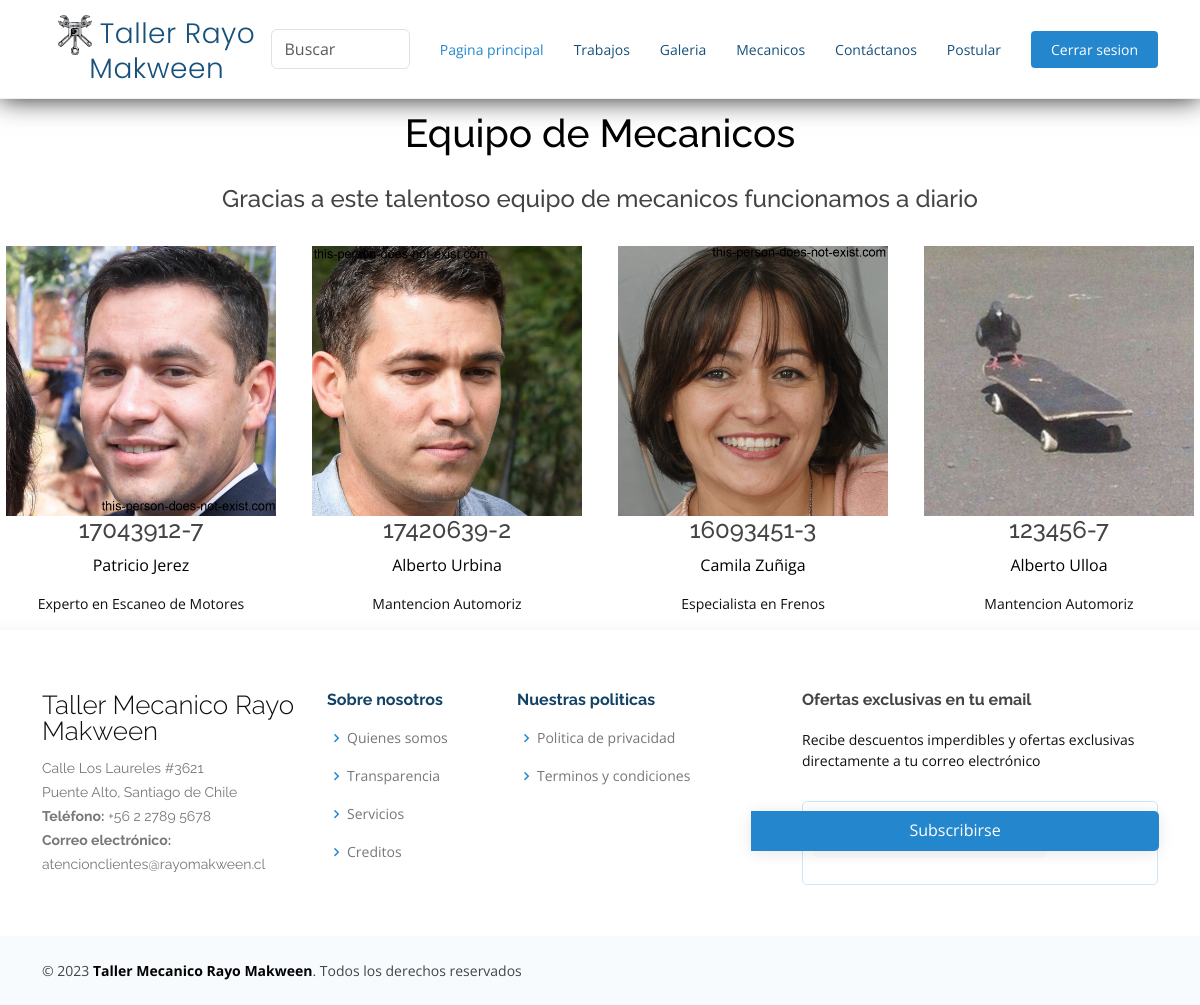
The app's page /mecanicos/ with its own data.
### appweb/models.py (models this page shows, shortened)
class Mecanico(models.Model):
    rut = models.CharField(max_length=10)
    nombre = models.CharField(max_length=80)
    apellido = models.CharField(max_length=100)
    correo = models.CharField(max_length=20)
    passwd = models.CharField(max_length=20)
    edad = models.IntegerField()
    cargo = models.ForeignKey(Cargo, on_delete=models.PROTECT)
    fecha_nacimiento = models.DateField()
    foto = models.ImageField(upload_to="mecanico", null=True)

class Cargo(models.Model):
    nombre = models.CharField(max_length=50)
    def __str__(self):
	    return self.nombre;

### appweb/views.py (the view)
# urls.py: path('mecanicos/', mecanicos, name="mecanicos"),
def mecanicos(request):
    mecanicos = Mecanico.objects.all()
    data = {
        'mecanicos': mecanicos
    }
    return render(request, "mecanicos.html", data)

### appweb/templates/mecanicos.html (shortened to what this page needs)
{% extends 'base.html' %}
{% load static %}
{% block content %}
<div id="mecanico" class="row">
    <div class="cont-mecanicos col-1g-12 col-md-12 col-sm-12 col-xs-12" style="margin-top: 9%; text-align: center;">
        <h1>Equipo de Mecanicos</h1>
        <h4>Gracias a este talentoso equipo de mecanicos funcionamos a diario</h4>
        <div class="cont-listado row">
            {% for p in mecanicos %}
                <div class="col-1g-3 col-md-3 col-sm-6 col-x5-12" style="margin-top: 2%;">
                    <div class="prof int">
                        <figure>
                            <a href="#">
                            {% if p.foto %}
                                <img width="270" height="350" src="{{p.foto.url}}"
                                class="img-responsive wp-post-image" alt="" decoding="async" loading="lazy"> </a>
                            {% else %}
                                <img width="270" height="350" src=""
                                class="img-responsive wp-post-image" alt="" decoding="async" loading="lazy"> </a>
                            {% endif %}
                            <h4 class="nombre white"> {{p.rut}}</h4>
                            <span class="cargo">{{p.nombre}} {{p.apellido}}</span>
                        </figure>
                        <div class="details">
                            <p class="extracto">{{p.cargo}}</p>
                        </div>
                    </div>
                </div>
        {% endfor %}
    </div>
</div>
{% endblock %}

### appweb/templates/base.html (shortened to what this page needs)
<!DOCTYPE html>
<html lang="es">
<head>
  {% load static %}
  <link href="{% static 'vendor/aos/aos.css' %}" rel="stylesheet">
  <link href="{% static 'vendor/bootstrap/css/bootstrap.min.css' %}" rel="stylesheet">
  <link href="{% static 'vendor/bootstrap-icons/bootstrap-icons.css' %}" rel="stylesheet">
  <link href="{% static 'vendor/boxicons/css/boxicons.min.css' %}" rel="stylesheet">
  <link href="{% static 'vendor/glightbox/css/glightbox.min.css' %}" rel="stylesheet">
  <link href="{% static 'vendor/remixicon/remixicon.css' %}" rel="stylesheet">
  <link href="{% static 'vendor/swiper/swiper-bundle.min.css' %}" rel="stylesheet">
  <link href="https://cdn.jsdelivr.net/npm/bootstrap@5.3.0-alpha3/dist/css/bootstrap.min.css" rel="stylesheet"
>
  <link href="{% static 'css/style.css' %}" rel="stylesheet">
</head>
<body>
  <header id="header" class="fixed-top">
    <div class="container d-flex align-items-center justify-content-between">
      <h1 class="logo"><img src="{% static 'images/logo.png' %}" alt=""><a href="{% url 'home' %}"> Taller Rayo Makween</a></h1>
      <form class="searchbox" role="search">
        <input type="search" class="form-control" placeholder="Buscar" aria-label="Search">
      </form>
      <nav id="navbar" class="navbar">
        <ul>
          <li><a class="nav-link scrollto active" href="{% url 'home' %}">Pagina principal</a></li>
          <li><a class="nav-link scrollto" href="#services">Trabajos</a></li>
          <li><a class="nav-link scrollto" href="{% url 'galeria' %}">Galeria</a></li>
          <li><a class="nav-link scrollto" href="{% url 'mecanicos' %}">Mecanicos</a></li>
          <li><a class="nav-link scrollto" href="{% url 'contacto' %}">Contáctanos</a></li>
          <li><a class="nav-link scrollto" href="{% url 'postulacion' %}">Postular</a></li>
          {% if user.is_authenticated %}
            <li><a class="getstarted scrollto" href="{% url 'login' %}">Iniciar sesion</a></li>
          {% else%}
            <li><a class="getstarted scrollto" href="{% url 'login' %}">Cerrar sesion</a></li>
          {% endif%}
        </ul>
      </nav>
    </div>
  </header>
      {% block content %}
      {% endblock %}
  <footer id="footer">
    <div class="footer-top">
      <div class="container">
        <div class="row">
          <div class="col-lg-3 col-md-6 footer-contact">
            <h3>Taller Mecanico Rayo Makween<br>
            </h3>
            <p>
              Calle Los Laureles #3621<br>
              Puente Alto, Santiago de Chile<br>
              <strong>Teléfono:</strong> +56 2 2789 5678<br>
              <strong>Correo electrónico:</strong> atencionclientes@rayomakween.cl<br>
            </p>
          </div>
          <div class="col-lg-2 col-md-6 footer-links">
            <h4>Sobre nosotros</h4>
            <ul>
              <li><i class="bx bx-chevron-right"></i> <a href="aboutus.html">Quienes somos</a></li>
              <li><i class="bx bx-chevron-right"></i> <a href="transparency.html">Transparencia</a></li>
              <li><i class="bx bx-chevron-right"></i> <a href="services.html">Servicios</a></li>
              <li><i class="bx bx-chevron-right"></i> <a href="credits.html">Creditos</a></li>
            </ul>
          </div>
          <div class="col-lg-3 col-md-6 footer-links">
            <h4>Nuestras politicas</h4>
            <ul>
              <li><i class="bx bx-chevron-right"></i> <a href="privacypolicy.html">Politica de privacidad</a></li>
              <li><i class="bx bx-chevron-right"></i> <a href="terms.html">Terminos y condiciones</a></li>
            </ul>
          </div>
          <div class="col-lg-4 col-md-6 footer-newsletter">
            <h4>Ofertas exclusivas en tu email</h4>
            <p>Recibe descuentos imperdibles y ofertas exclusivas directamente a tu correo electrónico</p>
            <form action="" method="post">
              <input type="email" name="email"><input type="submit" value="Subscribirse">
            </form>
          </div>
        </div>
      </div>
    </div>
    <div class="container d-md-flex py-4">
      <div class="me-md-auto text-center text-md-start">
        <div class="copyright">
          &copy; 2023 <strong><span>Taller Mecanico Rayo Makween</span></strong>. Todos los derechos reservados
        </div>
      </div>
    </div>
  </footer>
</body>
</html>

### appweb/static/css/style.css (style rules this page uses)
header { padding: 2rem 3rem; text-align: center; color: #fff; border: 0px solid #fff; box-shadow: 0px 0px 25px #222; backdrop-filter: blur(10px); background-color: rgba(255, 255, 255, 0.70);; }
.form-control { margin-bottom: 10px; }
input { background-color: #fbfbfb; width: 408px; height: 40px; border-radius: 5px; border-style: solid; border-width: 1px; border-color: black; margin-top: 10px; padding-left: 10px; margin-bottom: 20px; }
span { color: black; }
h1 { font-size: 39px; text-align: letf; padding-bottom: 20px; color: black; }
h3 { font-size: 16px; padding-bottom: 30px; color: #0e0e0e; }
p { font-size: 14px; color: #0e0e0e; }
body { font-family: "Open Sans", sans-serif; color: #444444; }
a { color: #2487ce; text-decoration: none; }
h1, h2, h3, h4, h5, h6 { font-family: "Raleway", sans-serif; }
#header { transition: all 0.5s; z-index: 997; padding: 15px 0; border-bottom: 1px solid #e6f2fb; backdrop-filter: blur(5px); background-color: rgba(255, 255, 255, 0.70);; }
#header .logo { font-size: 28px; margin: 0; padding: 0; line-height: 1; font-weight: 300; letter-spacing: 0.5px; font-family: "Poppins", sans-serif; }
#header .logo a { color: #16507b; }
#header .logo img { max-height: 40px; }
.navbar { padding: 0; }
.navbar ul { margin: 0; padding: 0; display: flex; list-style: none; align-items: center; }
.navbar li { position: relative; }
.navbar a, .navbar a:focus { display: flex; align-items: center; justify-content: space-between; padding: 10px 0 10px 30px; font-size: 14px; color: #16507b; white-space: nowrap; transition: 0.3s; }
.navbar a:hover, .navbar .active, .navbar .active:focus, .navbar li:hover>a { color: #2487ce; }
.navbar .getstarted, .navbar .getstarted:focus { background: #2487ce; padding: 8px 20px; margin-left: 30px; border-radius: 4px; color: #fff; }
img { height: 50%; }
#footer { color: #444444; font-size: 14px; background: #f8fbfe; box-shadow: 0px 2px 15px rgba(18, 66, 101, 0.08); }
#footer .footer-top { padding: 60px 0 30px 0; background: #fff; }
#footer .footer-top .footer-contact { margin-bottom: 30px; }
#footer .footer-top .footer-contact h3 { font-size: 26px; margin: 0 0 10px 0; padding: 2px 0 2px 0; line-height: 1; font-weight: 300; }
#footer .footer-top .footer-contact p { font-size: 14px; line-height: 24px; margin-bottom: 0; font-family: "Raleway", sans-serif; color: #777777; }
#footer .footer-top h4 { font-size: 16px; font-weight: bold; color: #124265; position: relative; padding-bottom: 12px; }
#footer .footer-top .footer-links { margin-bottom: 30px; }
#footer .footer-top .footer-links ul { list-style: none; padding: 0; margin: 0; }
#footer .footer-top .footer-links ul i { padding-right: 2px; color: #2487ce; font-size: 18px; line-height: 1; }
#footer .footer-top .footer-links ul li { padding: 10px 0; display: flex; align-items: center; }
#footer .footer-top .footer-links ul li:first-child { padding-top: 0; }
#footer .footer-top .footer-links ul a { color: #777777; transition: 0.3s; display: inline-block; line-height: 1; }
#footer .footer-newsletter { font-size: 15px; }
#footer .footer-newsletter h4 { font-size: 16px; font-weight: bold; color: #444444; position: relative; padding-bottom: 12px; }
#footer .footer-newsletter form { margin-top: 30px; background: #fff; padding: 6px 10px; position: relative; border-radius: 5px; text-align: left; border: 1px solid #cde5f6; }
#footer .footer-newsletter form input[type=submit] { position: absolute; top: -1px; right: -2px; bottom: -1px; border: 0; background: none; font-size: 16px; padding: 0 20px 2px 20px; background: #2487ce; color: #fff; transition: 0.3s; border-radius: 0 5px 5px 0; box-shadow: 0px 2px 15px rgba(0, 0, 0, 0.1); }

### records on screen
Mecanico: foto (picture), rut "17043912-7", nombre "Patricio", apellido "Jerez", cargo "Experto en Escaneo de Motores"
Mecanico: foto (picture), rut "17420639-2", nombre "Alberto", apellido "Urbina", cargo "Mantencion Automoriz"
Mecanico: foto (picture), rut "16093451-3", nombre "Camila", apellido "Zuñiga", cargo "Especialista en Frenos"
Mecanico: foto (picture), rut "123456-7", nombre "Alberto", apellido "Ulloa", cargo "Mantencion Automoriz"
